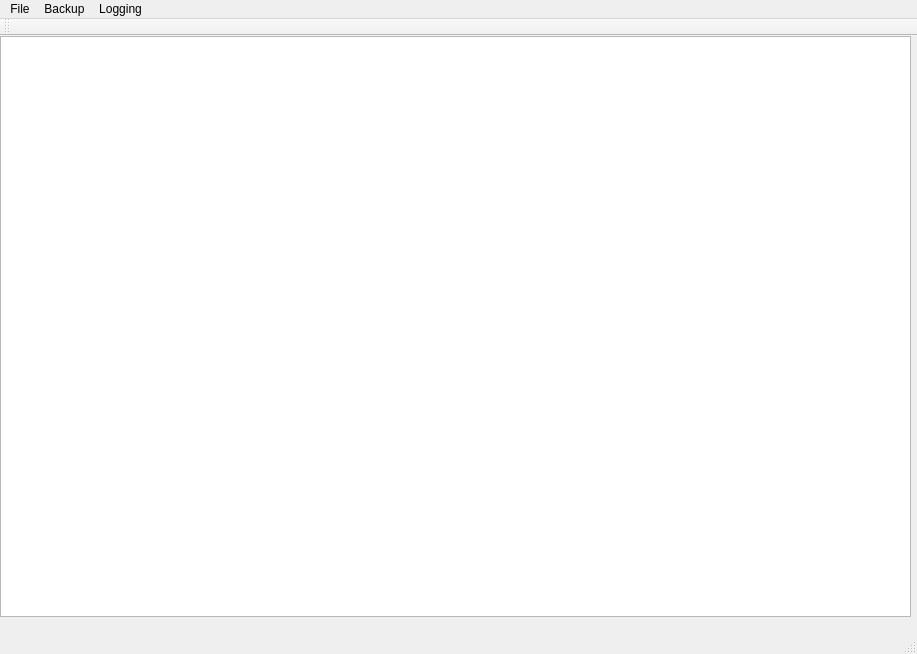
<?xml version="1.0" encoding="UTF-8"?>
<ui version="4.0">
 <class>LinkBackupADP</class>
 <widget class="QMainWindow" name="LinkBackupADP">
  <property name="geometry">
   <rect>
    <x>0</x>
    <y>0</y>
    <width>917</width>
    <height>654</height>
   </rect>
  </property>
  <property name="sizePolicy">
   <sizepolicy hsizetype="Preferred" vsizetype="Preferred">
    <horstretch>0</horstretch>
    <verstretch>0</verstretch>
   </sizepolicy>
  </property>
  <property name="windowTitle">
   <string>LinkBackupADP</string>
  </property>
  <widget class="QWidget" name="centralWidget">
   <property name="sizePolicy">
    <sizepolicy hsizetype="Expanding" vsizetype="Expanding">
     <horstretch>0</horstretch>
     <verstretch>0</verstretch>
    </sizepolicy>
   </property>
   <widget class="QTextEdit" name="logTextEdit">
    <property name="geometry">
     <rect>
      <x>0</x>
      <y>0</y>
      <width>911</width>
      <height>581</height>
     </rect>
    </property>
    <property name="sizePolicy">
     <sizepolicy hsizetype="Expanding" vsizetype="Expanding">
      <horstretch>4</horstretch>
      <verstretch>4</verstretch>
     </sizepolicy>
    </property>
    <property name="minimumSize">
     <size>
      <width>50</width>
      <height>50</height>
     </size>
    </property>
    <property name="sizeIncrement">
     <size>
      <width>20</width>
      <height>20</height>
     </size>
    </property>
   </widget>
  </widget>
  <widget class="QMenuBar" name="menuBar">
   <property name="geometry">
    <rect>
     <x>0</x>
     <y>0</y>
     <width>917</width>
     <height>27</height>
    </rect>
   </property>
   <widget class="QMenu" name="menuFile">
    <property name="title">
     <string>File</string>
    </property>
    <addaction name="actionNew"/>
    <addaction name="separator"/>
    <addaction name="actionExit"/>
   </widget>
   <widget class="QMenu" name="menuBackup">
    <property name="title">
     <string>Backup</string>
    </property>
    <addaction name="actionEditBackup"/>
    <addaction name="actionStartBackup"/>
    <addaction name="actionCancelBackup"/>
   </widget>
   <widget class="QMenu" name="menuLogging">
    <property name="title">
     <string>Logging</string>
    </property>
    <addaction name="actionConfigureLog"/>
   </widget>
   <addaction name="menuFile"/>
   <addaction name="menuBackup"/>
   <addaction name="menuLogging"/>
  </widget>
  <widget class="QToolBar" name="mainToolBar">
   <attribute name="toolBarArea">
    <enum>TopToolBarArea</enum>
   </attribute>
   <attribute name="toolBarBreak">
    <bool>false</bool>
   </attribute>
  </widget>
  <widget class="QStatusBar" name="statusBar"/>
  <action name="actionNew">
   <property name="text">
    <string>New</string>
   </property>
  </action>
  <action name="actionExit">
   <property name="text">
    <string>Exit</string>
   </property>
  </action>
  <action name="actionEditBackup">
   <property name="text">
    <string>Edit</string>
   </property>
  </action>
  <action name="actionStartBackup">
   <property name="text">
    <string>Start</string>
   </property>
  </action>
  <action name="actionCancelBackup">
   <property name="text">
    <string>Cancel</string>
   </property>
  </action>
  <action name="actionConfigureLog">
   <property name="text">
    <string>Configure</string>
   </property>
  </action>
 </widget>
 <layoutdefault spacing="6" margin="11"/>
 <resources/>
 <connections/>
</ui>
